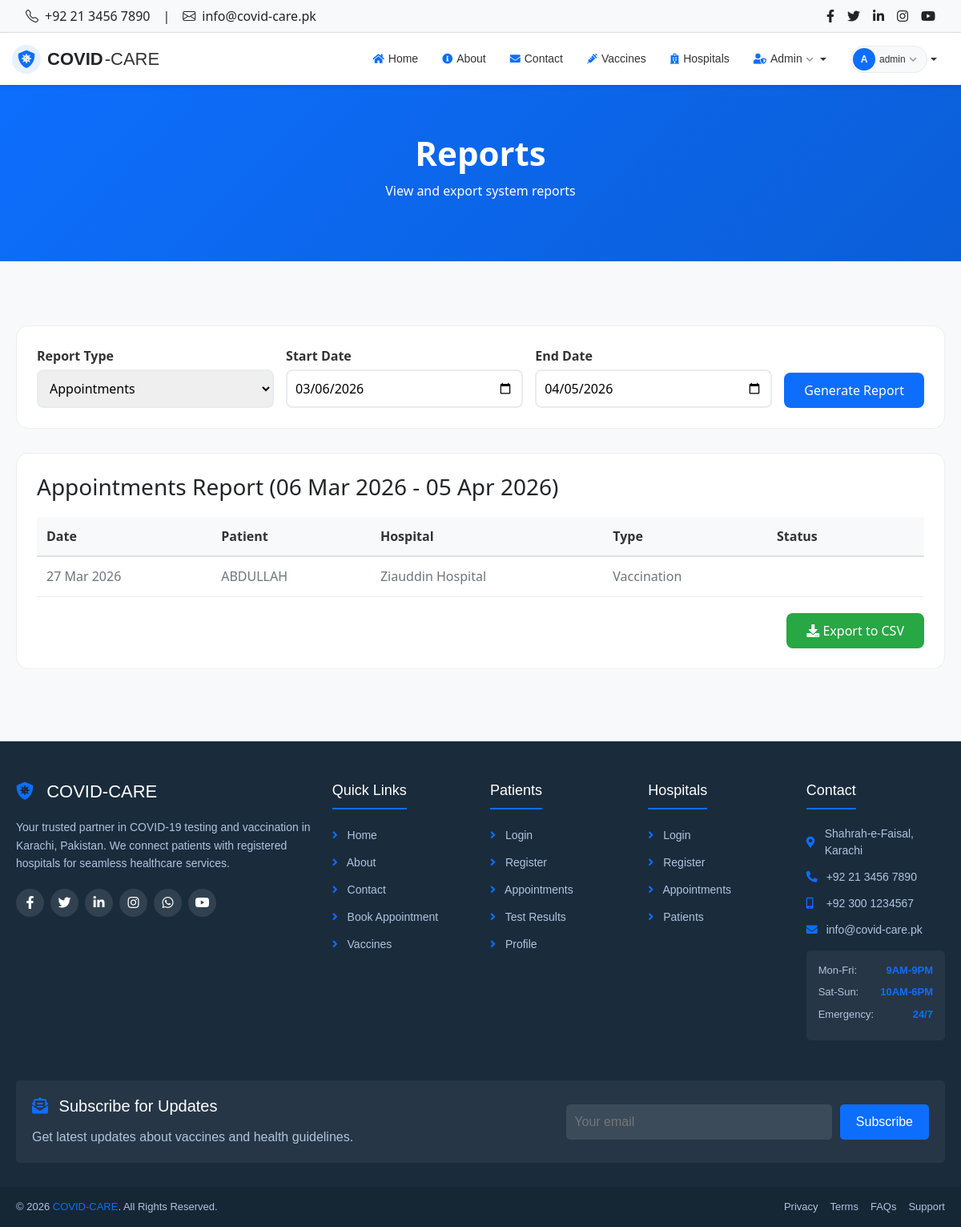
/admin/reports.php (signed in), run on the app's committed database.
### tables this page shows
CREATE TABLE `appointments` (
  `appointment_id` int(11) NOT NULL,
  `patient_id` int(11) DEFAULT NULL,
  `hospital_id` int(11) DEFAULT NULL,
  `appointment_type` enum('test','vaccination') DEFAULT NULL,
  `appointment_date` date DEFAULT NULL,
  `appointment_time` time DEFAULT NULL,
  `status` enum('pending','approved','rejected','completed','cancelled') DEFAULT 'pending'
);

CREATE TABLE `patients` (
  `patient_id` int(11) NOT NULL,
  `name` varchar(100) DEFAULT NULL,
  `email` varchar(100) DEFAULT NULL,
  `phone` varchar(15) DEFAULT NULL,
  `password` varchar(255) DEFAULT NULL,
  `address` text DEFAULT NULL,
  `city` varchar(50) DEFAULT NULL,
  `dob` date DEFAULT NULL,
  `gender` enum('Male','Female','Other') DEFAULT NULL,
  `created_at` timestamp NOT NULL DEFAULT current_timestamp()
);

CREATE TABLE `hospitals` (
  `hospital_id` int(11) NOT NULL,
  `name` varchar(100) DEFAULT NULL,
  `address` text DEFAULT NULL,
  `city` varchar(50) DEFAULT NULL,
  `phone` varchar(15) DEFAULT NULL,
  `email` varchar(100) DEFAULT NULL,
  `password` varchar(255) DEFAULT NULL,
  `registration_no` varchar(50) DEFAULT NULL,
  `status` enum('pending','approved','rejected') DEFAULT 'pending',
  `created_at` timestamp NOT NULL DEFAULT current_timestamp()
);

### includes/functions.php (called while the page is built, shortened)
<?php
function getAppointmentReport($conn, $start_date, $end_date) {
    $query = "SELECT a.*, p.name as patient_name, h.name as hospital_name
              FROM appointments a
              JOIN patients p ON a.patient_id = p.patient_id
              JOIN hospitals h ON a.hospital_id = h.hospital_id
              WHERE a.appointment_date BETWEEN '$start_date' AND '$end_date'
              ORDER BY a.appointment_date DESC";
    $result = mysqli_query($conn, $query);
    $data = [];
    if ($result && mysqli_num_rows($result) > 0) {
        while ($row = mysqli_fetch_assoc($result)) {
            $data[] = $row;
        }
    }
    return $data;
}
?>

### admin/reports.php (the view, shortened to what this page needs)
<?php
require_once '../config.php';
require_once '../includes/functions.php';
require_once '../includes/header.php';
require_once '../includes/navbar.php';
$report_type = isset($_GET['type']) ? $_GET['type'] : 'appointments';
$start_date = isset($_GET['start_date']) ? $_GET['start_date'] : date('Y-m-d', strtotime('-30 days'));
$end_date = isset($_GET['end_date']) ? $_GET['end_date'] : date('Y-m-d');
if ($report_type == 'appointments') {
    $data = getAppointmentReport($conn, $start_date, $end_date);
} elseif ($report_type == 'tests') {
    $data = getTestReport($conn, $start_date, $end_date);
} elseif ($report_type == 'vaccinations') {
    $data = getVaccinationReport($conn, $start_date, $end_date);
}
?>
<section class="page-header">
    <div class="container">
        <h1>Reports</h1>
        <p>View and export system reports</p>
    </div>
</section>
<main class="main-content">
    <div class="container">
        <div class="filter-card">
            <form method="GET" class="filter-form">
                <div class="filter-group">
                    <label>Report Type</label>
                    <select name="type">
                        <option value="appointments" <?php echo $report_type == 'appointments' ? 'selected' : ''; ?>>Appointments</option>
                    </select>
                </div>
                <div class="filter-group">
                    <label>Start Date</label>
                    <input type="date" name="start_date" value="<?php echo $start_date; ?>">
                </div>
                <div class="filter-group">
                    <label>End Date</label>
                    <input type="date" name="end_date" value="<?php echo $end_date; ?>">
                </div>
                <button type="submit" class="filter-btn">Generate Report</button>
            </form>
        </div>
        <div class="report-card">
            <h3 style="margin-bottom: 20px;">
                <?php echo ucfirst($report_type); ?> Report
                (<?php echo date('d M Y', strtotime($start_date)); ?> - <?php echo date('d M Y', strtotime($end_date)); ?>)
            </h3>
            <?php if (!empty($data)): ?>
            <table>
                <thead>
                    <tr>
                        <?php if ($report_type == 'appointments'): ?>
                            <th>Date</th>
                            <th>Patient</th>
                            <th>Hospital</th>
                            <th>Type</th>
                            <th>Status</th>
                        <?php endif; ?>
                    </tr>
                </thead>
                <tbody>
                    <?php foreach ($data as $row): ?>
                    <tr>
                        <?php if ($report_type == 'appointments'): ?>
                            <td><?php echo date('d M Y', strtotime($row['appointment_date'])); ?></td>
                            <td><?php echo $row['patient_name']; ?></td>
                            <td><?php echo $row['hospital_name']; ?></td>
                            <td><?php echo ucfirst($row['appointment_type']); ?></td>
                            <td><span class="badge badge-<?php echo $row['status']; ?>"><?php echo ucfirst($row['status']); ?></span></td>
                        <?php endif; ?>
                    </tr>
                    <?php endforeach; ?>
                </tbody>
            </table>
            <div class="export-btn">
                <button class="btn-export" onclick="alert('Export feature coming soon!')">
                    <i class="fas fa-download"></i> Export to CSV
                </button>
            </div>
            <?php else: ?>
                <p class="text-center text-muted">No data found for selected period.</p>
            <?php endif; ?>
        </div>
    </div>
</main>
<?php require_once '../includes/footer.php'; ?>

### admin/reports.php (style rules this page uses)
* { margin: 0; padding: 0; box-sizing: border-box; }
body { font-family: 'Segoe UI', sans-serif; background: #f8f9fa; min-height: 100vh; display: flex; flex-direction: column; }
.main-content { flex: 1; padding: 40px 0; }
.container { max-width: 1200px; margin: 0 auto; padding: 0 20px; width: 100%; }
.page-header { background: linear-gradient(135deg, #0d6efd, #0b5ed7); padding: 60px 0; margin-bottom: 40px; color: white; text-align: center; }
.page-header h1 { font-size: 42px; font-weight: 700; margin-bottom: 10px; }
.filter-card { background: white; border-radius: 15px; padding: 25px; margin-bottom: 30px; border: 1px solid #eee; }
.filter-form { display: flex; gap: 15px; flex-wrap: wrap; align-items: flex-end; }
.filter-group { flex: 1; min-width: 150px; }
.filter-group label { display: block; margin-bottom: 5px; font-weight: 600; color: #333; }
.filter-group input, .filter-group select { width: 100%; padding: 10px; border: 2px solid #e9ecef; border-radius: 8px; }
.filter-btn { padding: 10px 25px; background: #0d6efd; color: white; border: none; border-radius: 8px; cursor: pointer; }
.report-card { background: white; border-radius: 15px; padding: 25px; border: 1px solid #eee; }
table { width: 100%; border-collapse: collapse; }
th { text-align: left; padding: 12px; background: #f8f9fa; color: #333; font-weight: 600; border-bottom: 2px solid #dee2e6; }
td { padding: 12px; color: #6c757d; border-bottom: 1px solid #eee; }
.badge { display: inline-block; padding: 5px 12px; border-radius: 50px; font-size: 12px; font-weight: 600; }
.export-btn { margin-top: 20px; text-align: right; }
.btn-export { padding: 10px 25px; background: #28a745; color: white; border: none; border-radius: 8px; cursor: pointer; }

### data on the page
appointments: appointment_date "27 Mar 2026", patient.name "ABDULLAH", hospital.name "Ziauddin Hospital", appointment_type "Vaccination"

### other printed values
substr($user_name, 0, 1) "A"
$user_name "admin"
$report_type "Appointments"
date('d M Y', strtotime($start_date)) "06 Mar 2026"
date('d M Y', strtotime($end_date)) "05 Apr 2026"
SITE_NAME "COVID-CARE"
